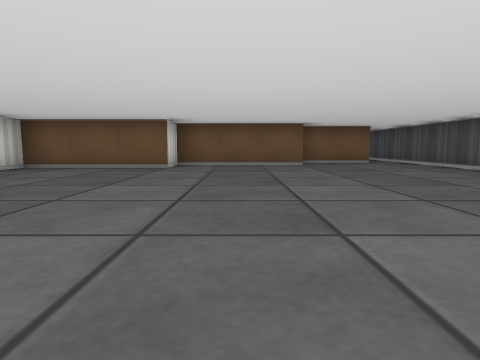
View 1 (above)

15 first-person views from a walk through a cub3D level. The camera is about half as high as the walls, tilts 6° down and sees 75° across. The floor is counted in squares. Each view is taken from the middle of a square. On the plan, view 1 faces up. The plan holds only what a view shows up to about 9 squares ahead; the rest is blank.

View 2
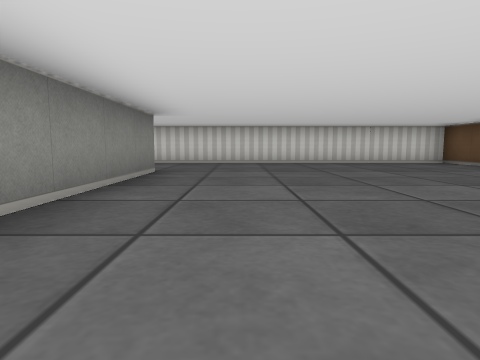

View 3
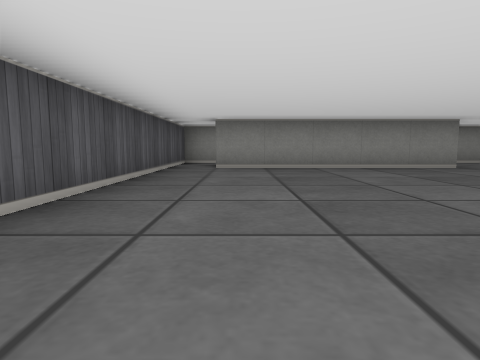

View 4
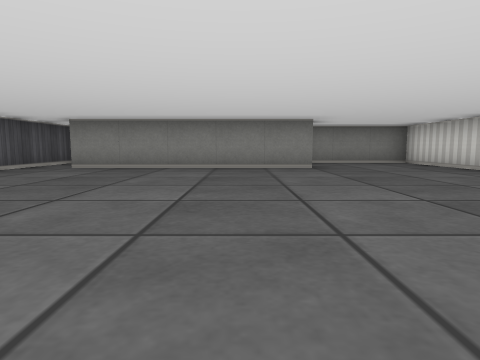

View 5
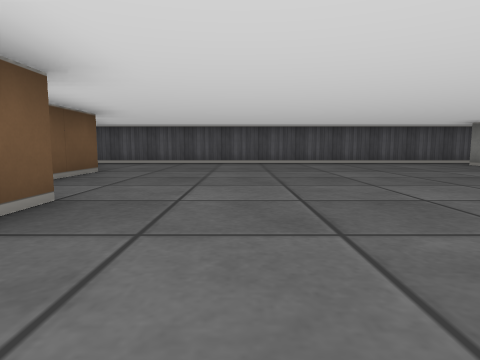

View 6
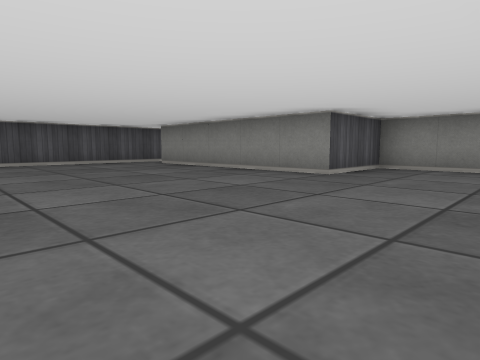

View 7
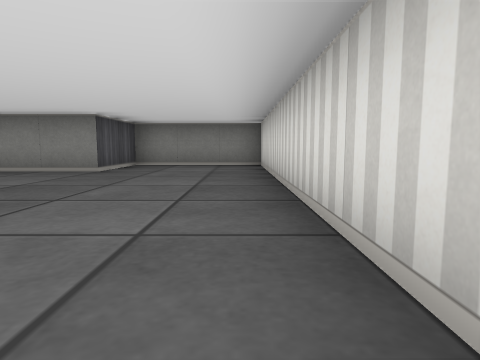

View 8
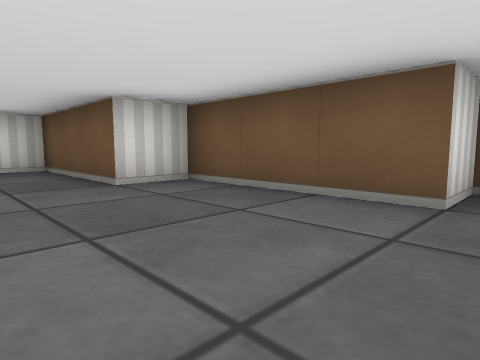

View 9
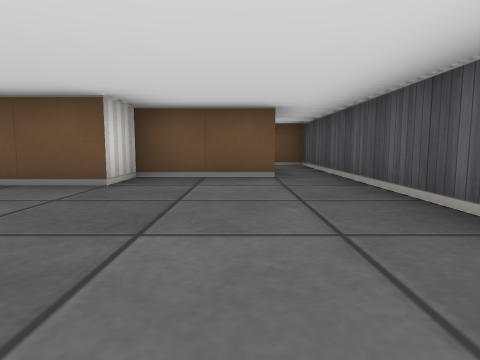

View 10
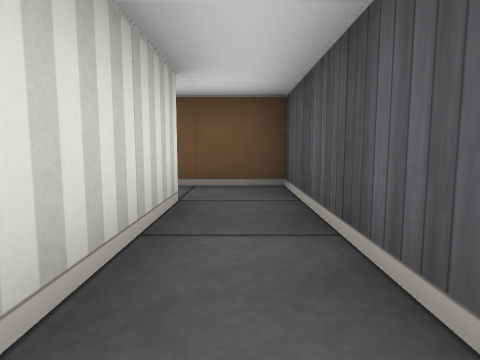

View 11
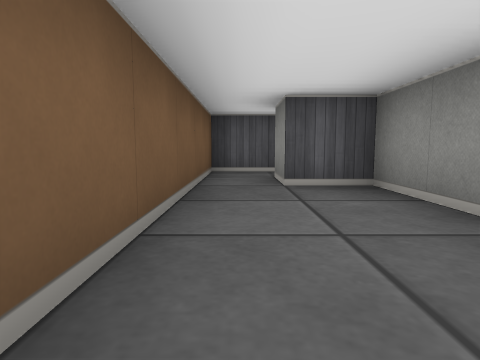

View 12
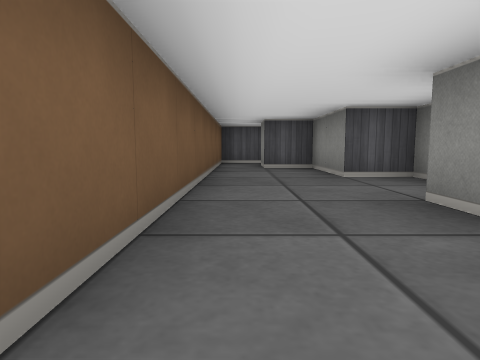

View 13
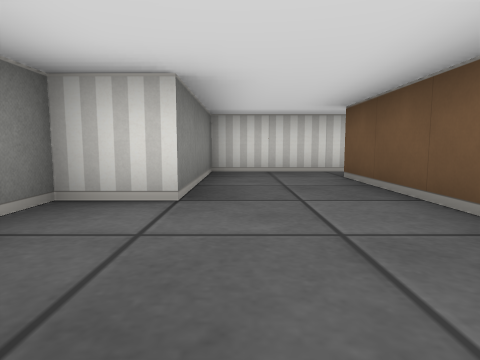

View 14
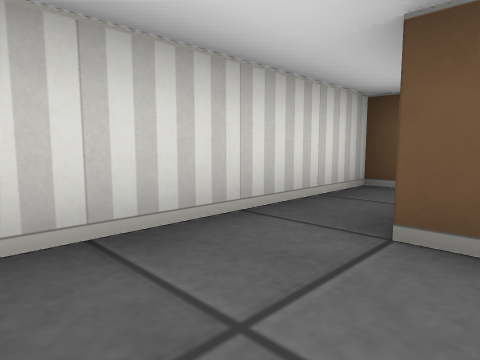

View 15
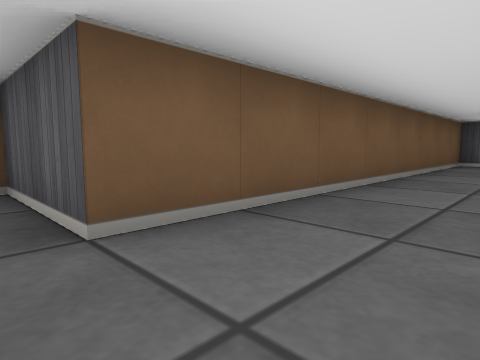

### Floor plan
Ten units are one square. View 1 is at (0, 0); x grows to the right and y downward. Boxes are objects, and circles mark ways between rooms. Rooms are numbered by the first view taken in them; rooms with no view inside come last. Other rooms are left out.
<svg viewBox="-50 -140 100 170">
<path fill="none" stroke="#000" d="M45 15 45 -85M35 -85 15 -85 15 -75 -15 -75 -15 -65 -45 -65 -45 25 -15 25 -15 5 35 5M45 -85 45 -115 -35 -115 -35 -135 -45 -135 -45 -95 -15 -95 -15 -85 5 -85 5 -95 25 -95 25 -105 35 -105 35 -85"/>
<circle cx="40" cy="-95" r="3" fill="#2a7"/>
<text x="0" y="-30">1</text>
<text x="0" y="-110">2</text>
</svg>
Room 1 opens to room 2.

Where each view was taken, in squares from view 1:
view 1: 0 up, 0 right, facing up
view 2: 1 up, 4 right, facing left
view 3: 6 up, 3 right, facing down
view 4: 6 up, 0 right, facing down
view 5: 5 up, 4 left, facing right
view 6: 4 up, 4 left, facing down-right
view 7: 5 up, 4 left, facing down
view 8: 5 up, 2 right, facing up-left
view 9: 4 up, 3 right, facing up
view 10: 8 up, 4 right, facing up
view 11: 11 up, 1 left, facing right
view 12: 11 up, 4 left, facing right
view 13: 10 up, 1 right, facing left
view 14: 10 up, 3 left, facing up-left
view 15: 10 up, 4 left, facing up-right
